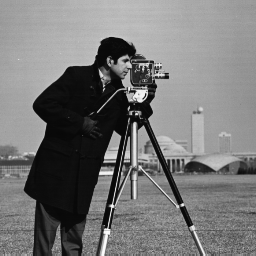
%> input picture Dissertation Project/cameraman.png, 256 x 256 px
$ octave experiments.m   (GNU Octave 9; MATLAB toolbox functions it lacks are replaced by stand-ins)
%> lines starting %> are read from the running program, lines starting %| are printed output that depends on the picture
 clc
clear all
close all
warning off


x=imread("cameraman.png");
%> x is the input picture: size 256x256 uint8; min 7, max 253, mean 118.7
x=im2gray(x);
%x=imbilatfilt(x,60,0.4);
imshow(x);
a=[1,180];
b=[3,39];
a_1=randi([a(1),a(end)]);
a_2=randi([b(1),b(end)]);
len=a_2;
th=a_1;
h=fspecial('motion', len, th);


k=imfilter(x,h,"symmetric",'same','conv');
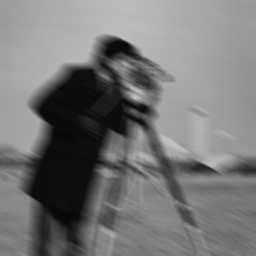
%> k: size 256x256 uint8; min 8, max 197, mean 118.8
%k=imread("Kaggle\motion_blurred\3_HUAWEI-NOVA-LITE_M.jpg");
%k=im2gray(k);
figure;
imshow(uint8(k));


for klm=a(1):a(end)
    hn=fspecial("motion",len,klm);
    k1=edgetaper(k,hn);
    j=deconvlucy(k1,hn,10);
    jjj(klm)=psnr(uint8(j),x);
    jfp(klm)=ssim(uint8(j),x);
end
%> this loop made 180 passes
%> pass 1, `k1=edgetaper(k,hn);`:
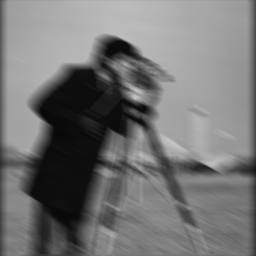
%> k1: size 256x256 uint8; min 8, max 197, mean 116.7
%> pass 1, `j=deconvlucy(k1,hn,10);`:
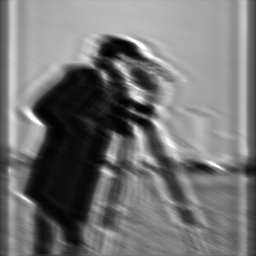
%> j: size 256x256 uint8; min 1, max 255, mean 116.6
%> after the loop, jfp = 180 values, max 0.572 at index 152, min 0.435 at index 51, mean 0.478; jjj = 180 values, max 18.98 at index 152, min 16.75 at index 51, mean 17.6
figure;
jjj(jjj==0)=nan;
jfp(jfp==0)=nan;
plot(jjj);
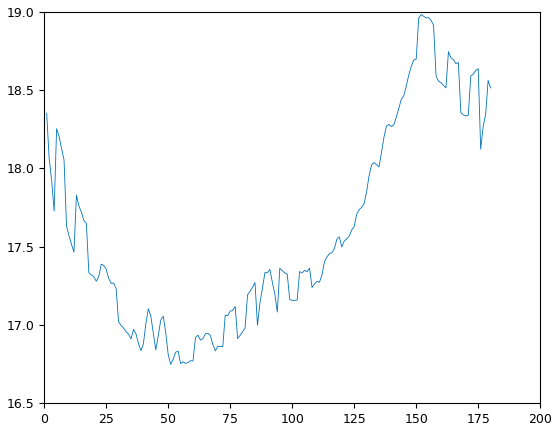
%> figure redrawn from the program's plot data; curve peaks at x = 152, y = 18.98
%figure;
%plot(jfp);
[valu,pos] = max(jjj);
%> valu = 18.98; pos = 152
jjj=-(valu-jjj)*100/valu;
%> jjj = 180 values, max 0 at index 152, min -11.78 at index 51, mean -7.31
avb=a(1):a(end);
avb=abs(pos-avb);%*100/length(avb);
%> avb = 180 values, max 151 at index 1, min 0 at index 152, mean 66.01

lio=b(1):b(end);
for klm=lio
    hn=fspecial("motion",klm,th);
    k1=edgetaper(k,hn);
    j=deconvlucy(k1,hn,10);
    jjk(klm)=psnr(uint8(j),x);
    jfo(klm)=ssim(uint8(j),x);
end
%> after the loop, jfo = 39 values, max 0.572 at index 18, min 0 at index 1, mean 0.463; jjk = 39 values, max 19.32 at index 3, min 0 at index 1, mean 16.5
figure;
jjk(jjk==0)=nan;
jfo(jfo==0)=nan;
plot(jjk);
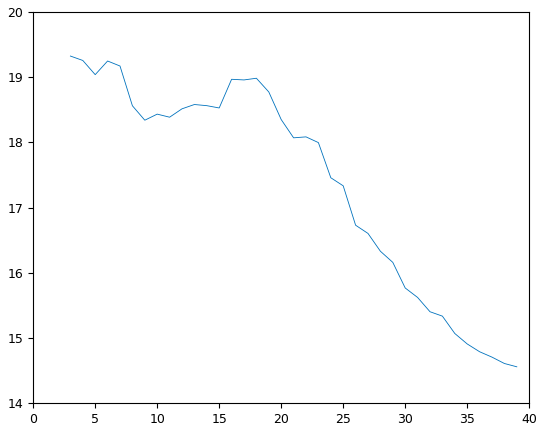
%> figure redrawn from the program's plot data; curve peaks at x = 3, y = 19.32
%figure;
%plot(jfo(lio));
[valu,pos] = max(jjk);
%> valu = 19.32; pos = 3
jjk=-(valu-jjk)*100/valu;
avb2=1:b(end);
avb2=abs(pos-avb2);%*100/length(avb2);
%> avb2 = 39 values, max 36 at index 39, min 0 at index 3, mean 17.15
figure;
plot(avb,jjj);
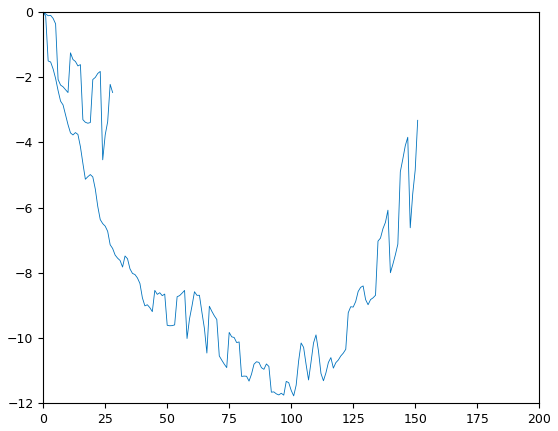
%> figure redrawn from the program's plot data
%mean(jjj(avb==20))
figure;
plot(avb2,jjk);
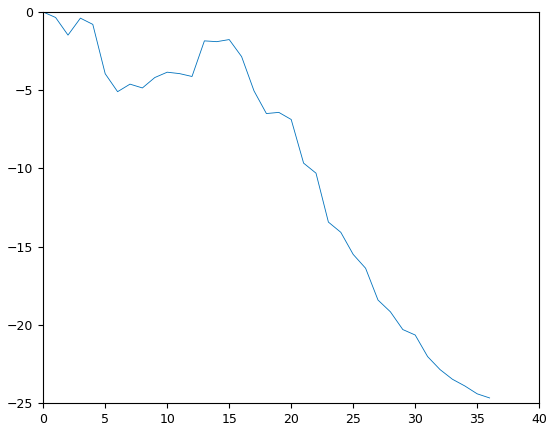
%> figure redrawn from the program's plot data
jjk=jjj;
%> jjk has the same summary as jjj
avb2=avb;
%> avb2 has the same summary as avb
mean(jjk(avb2==1))
%> ans = -0.0938
mean(jjk(avb2==2))
%> ans = -0.808
mean(jjk(avb2==3))
%> ans = -0.818
mean(jjk(avb2==5))
%> ans = -1.2
mean(jjk(avb2==10))
%> ans = -2.96
mean(jjk(avb2==20))
%> ans = -3.57
mean(jjk(avb2==30))
%> ans = -7.55
mean(jjk(avb2==50))
%> ans = -9.61
mean(jjk(avb2==70))
%> ans = -9.43
